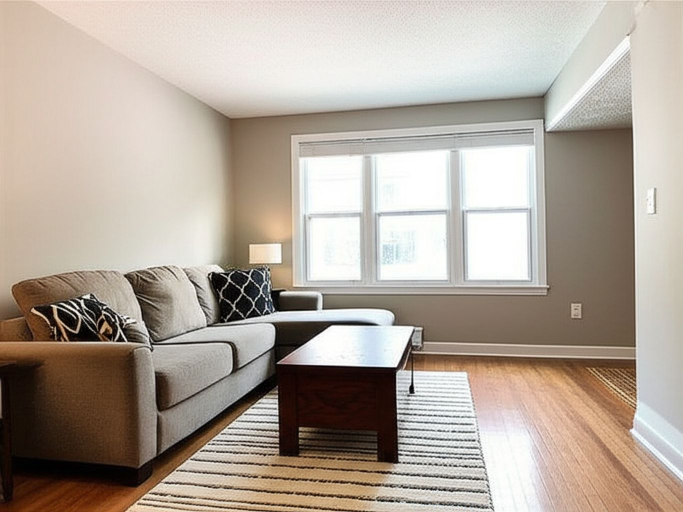
#> input picture backend/tests/fixtures/room_photo.jpg, 1366 x 1024 px (shown at 1/2 size)
$ python -i image_eval.py   (imports and definitions only)
#> lines starting #> are read from the running program, lines starting #| are printed output that depends on the picture
"""Artifact detection layer — detects annotation markers leaked into generated images.

Uses OpenCV HoughCircles to find residual red/blue/green circle markers
from the annotation drawing utility. Cheap, fast, and reliable.

CLIP/SSIM metrics were removed — they gave false positives and the VLM judge
(Claude Vision) is the single authoritative eval signal. See design_eval.py.
"""

from __future__ import annotations

import logging
from dataclasses import dataclass
from typing import TYPE_CHECKING, Any

if TYPE_CHECKING:
    import numpy as np
    from PIL import Image

logger = logging.getLogger(__name__)

# ---------------------------------------------------------------------------
# Lazy imports — heavy deps gated behind try/except
# ---------------------------------------------------------------------------

_np_available = False
try:
    import numpy as np

    _np_available = True
except ImportError:
    np = None  # type: ignore[assignment]

_cv2_available = False
try:
    import cv2

    _cv2_available = True
except ImportError:
    cv2 = None  # type: ignore[assignment]


# ---------------------------------------------------------------------------
# Annotation artifact detection constants
# ---------------------------------------------------------------------------

# Annotation artifact detection (HSV ranges for red/blue/green markers)
_ANNOTATION_HSV_RANGES = [
    # Red (wraps around hue=0)
    ((0, 120, 100), (10, 255, 255)),
    ((170, 120, 100), (180, 255, 255)),
    # Blue
    ((100, 120, 100), (130, 255, 255)),
    # Green
    ((35, 120, 100), (85, 255, 255)),
]
ARTIFACT_AREA_THRESHOLD = 0.001  # 0.1% of image area = suspicious
ARTIFACT_CIRCLE_MIN_RADIUS = 5
ARTIFACT_CIRCLE_MAX_RADIUS = 40


# ---------------------------------------------------------------------------
# Result dataclasses
# ---------------------------------------------------------------------------


@dataclass
class ArtifactRegion:
    """A detected annotation artifact region."""

    x: int
    y: int
    radius: int
    color_range: str  # "red", "blue", or "green"


@dataclass
class ArtifactCheckResult:
    """Result of annotation artifact detection."""

    has_artifacts: bool
    artifact_count: int
    artifact_regions: list[dict[str, Any]]


# ---------------------------------------------------------------------------
# Artifact detection
# ---------------------------------------------------------------------------


# [46 lines that did not run here, left out]


# [10 lines that did not run here, left out]

>>> import cv2
>>> picture = cv2.imread('../../tests/fixtures/room_photo.jpg', cv2.IMREAD_GRAYSCALE)
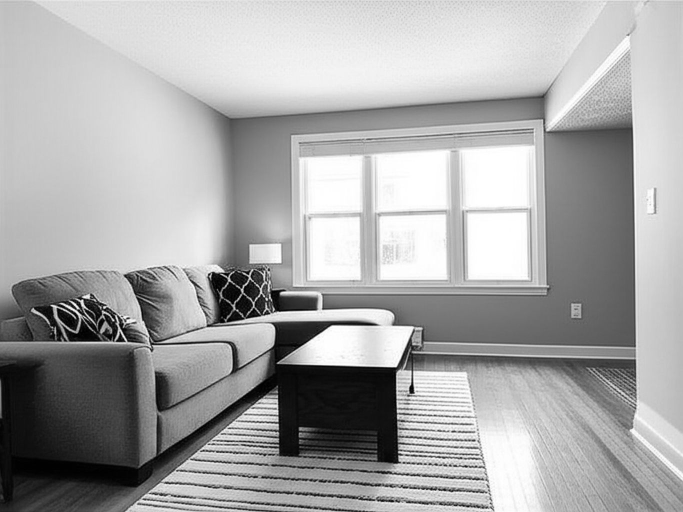
#> picture: shape (1024, 1366) (shown at 1/2 size); min 0, max 255, mean 168.2
#> (the run stopped early here; a loop or call above may not have finished)
